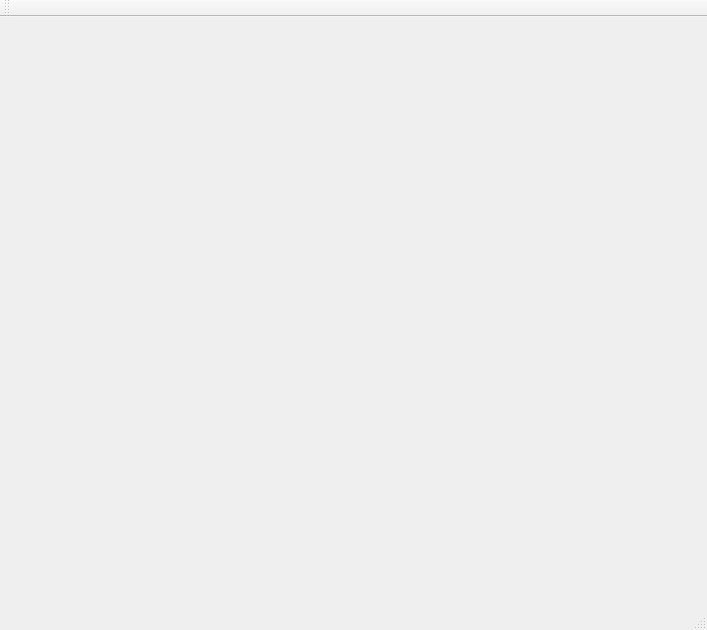
<?xml version="1.0" encoding="UTF-8"?>
<ui version="4.0">
 <class>MainWindow</class>
 <widget class="QMainWindow" name="MainWindow">
  <property name="geometry">
   <rect>
    <x>0</x>
    <y>0</y>
    <width>707</width>
    <height>630</height>
   </rect>
  </property>
  <property name="windowTitle">
   <string>MainWindow</string>
  </property>
  <widget class="QWidget" name="centralWidget">
   <widget class="QGLESWIDGET" name="widget" native="true">
    <property name="geometry">
     <rect>
      <x>10</x>
      <y>10</y>
      <width>600</width>
      <height>600</height>
     </rect>
    </property>
   </widget>
  </widget>
  <widget class="QMenuBar" name="menuBar">
   <property name="geometry">
    <rect>
     <x>0</x>
     <y>0</y>
     <width>707</width>
     <height>25</height>
    </rect>
   </property>
  </widget>
  <widget class="QToolBar" name="mainToolBar">
   <attribute name="toolBarArea">
    <enum>TopToolBarArea</enum>
   </attribute>
   <attribute name="toolBarBreak">
    <bool>false</bool>
   </attribute>
  </widget>
  <widget class="QStatusBar" name="statusBar"/>
 </widget>
 <layoutdefault spacing="6" margin="11"/>
 <customwidgets>
  <customwidget>
   <class>QGLESWIDGET</class>
   <extends>QWidget</extends>
   <header>qgleswidget.h</header>
   <container>1</container>
  </customwidget>
 </customwidgets>
 <resources/>
 <connections/>
</ui>
